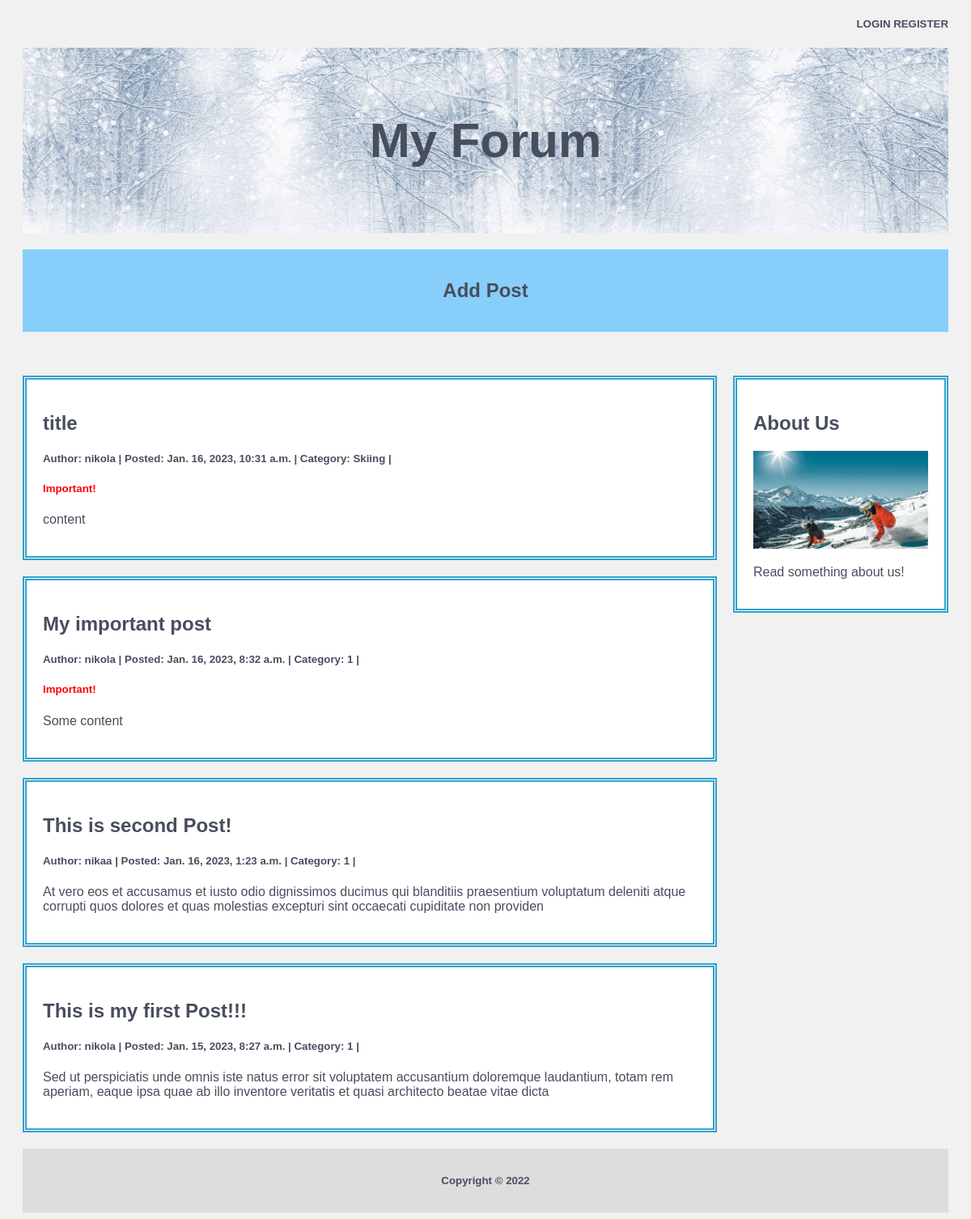
The page / on the database its author committed.
### forum/models.py (models this page shows, shortened)
class Post(models.Model):
    title = models.CharField(max_length=200)
    author = models.ForeignKey(User, related_name='posts', on_delete=models.CASCADE)
    updated_on = models.DateTimeField(auto_now=True)
    content = models.TextField()
    category = models.CharField(max_length=50, choices=Options, default='1')
    is_important = models.BooleanField(default=False)
    class Meta:
        ordering = ['-updated_on']

### forum/views.py (the view)
# urls.py: path('', views.index, name='index'),
def index(request):
    posts = Post.objects.all().order_by('-updated_on')
    context = {'post_list': posts}
    return render(request, 'indeks.html', context=context)

### forum/templates/indeks.html
{% extends "base.html" %}
{% block content %}
<div class="leftcolumn">
   {% for post in post_list %}
   <div class="card">
      <h2><a href="{% url 'post_detail' post.pk %}" class="button">{{ post.title }}</a></h2>
      <h5>Author: {{ post.author }} | Posted: {{ post.updated_on}} | Category: {{ post.category }} | </h5>
      {% if post.is_important == 1 %}
      <h5 style="color:Red;">Important!</h5>
      {% endif %}
      <p>{{post.content|slice:":200" }}</p>
   </div>
   {% endfor %}
</div>
{%endblock%}

### forum/templates/base.html (shortened to what this page needs)
{% load static %}
<!DOCTYPE html>
<html lang="en">
<head>
    <link rel="stylesheet" href="{% static '/main.css' %}">
</head>
<body>
    <nav>
        <div class="loginpanel">
            {%  if user.is_authenticated %}
                <h5><a href="{% url 'users:user_profile' user.pk %}">PROFILE </a><a href="{% url 'users:logout' %}">LOGOUT </a></h5>
            {% else %}
                 <h5><a href="{% url 'users:login' %}">LOGIN </a><a href="{% url 'users:register' %}"> REGISTER</a></h5>
            {% endif %}
        </div>
       <div class="header">
           <h2><a href="{% url 'index' %}">My Forum</a></h2>
        </div>
        <div class="addpost">
            <h1><a href="{% url 'add_post' %}">Add Post</a></h1>
        </div>
        <div class="msg">
        </div>
        <div class="row">
            {% block content %}
            {% endblock content %}
          <div class="rightcolumn">
            <div class="card">
              <h2><a href="{% url 'about' %}">About Us</a></h2>
                <img src="{% static 'media/sports.jpg' %}" style="width:100%">
              <p>Read something about us!</p>
            </div>
          </div>
        </div>
        </nav>
        <div class="footer">
          <h5>Copyright &copy; 2022</h5>
        </div>
    </body>
</html>

### forum/static/main.css (style rules this page uses)
* { box-sizing: border-box; }
a:link { color: #474e5d; background-color: transparent; text-decoration: none; }
body { font-family: Arial; color: #474e5d; background: #f1f1f1; padding-left: 20px; padding-right: 20px; padding-top: 0; }
.header { padding: 30px; font-size: 40px; text-align: center; background-image: url("../static/media/tło.jpg") ; }
.leftcolumn { float: left; width: 75%; }
.rightcolumn { float: left; width: 25%; padding-left: 20px; }
.card { background-color: white; padding: 20px; margin-top: 20px; border: thick double #32a1ce; }
.row:after { content: ""; display: table; clear: both; }
.footer { padding: 10px; text-align: center; background: #ddd; margin-top: 20px; }
.msg { padding: 17px; text-align: left; background: #f1f1f1; }
.addpost { padding: 17px; text-align: center; background: #87CEFA; margin-top: 20px; }
.loginpanel { text-align: right; background: #87CEFA; display: inline; }

### rows shown on the page
Post: title "title", author "nikola", updated_on "Jan. 16, 2023, 10:31 a.m.", category "Skiing", is_important "Important!", content "content"
Post: title "My important post", author "nikola", updated_on "Jan. 16, 2023, 8:32 a.m.", category "1", is_important "Important!", content "Some content"
Post: title "This is second Post!", author "nikaa", updated_on "Jan. 16, 2023, 1:23 a.m.", category "1", content "At vero eos et accusamus et iusto odio dignissimos ducimus qui blanditiis praesentium voluptatum deleniti atque corrupti quos dolores et quas molestias excepturi sint occaecati cupiditate non providen"
Post: title "This is my first Post!!!", author "nikola", updated_on "Jan. 15, 2023, 8:27 a.m.", category "1", content "Sed ut perspiciatis unde omnis iste natus error sit voluptatem accusantium doloremque laudantium, totam rem aperiam, eaque ipsa quae ab illo inventore veritatis et quasi architecto beatae vitae dicta"
